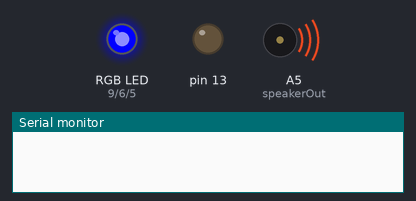
The sketch below on a simulated Arduino Uno, built with avr-gcc and run on an emulated ATmega328P. On the bench: an RGB LED mixed from three pins (HIGH = lit), output pins drawn as LEDs (lit = HIGH), buzzer (waves = sounding), the last lines printed to the serial monitor. Dim RGB values are drawn brighter than linear.

Above: at 0.9 s.
At 1.32 s:
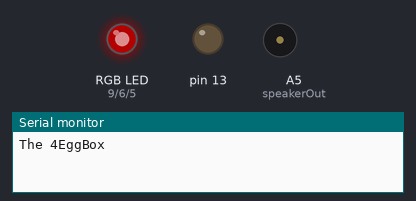
At 7.31 s:
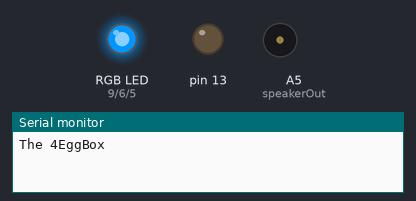
At 13.4 s:
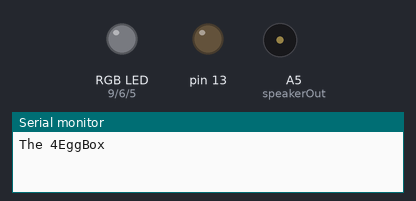
At 26.15 s:
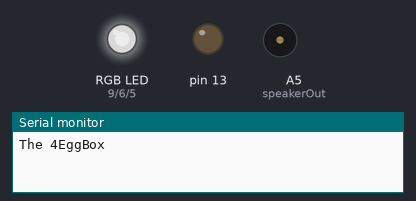
At 36.6 s:
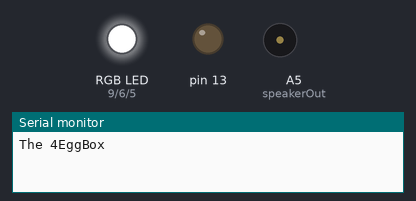
Timing chart, 0 to 40.0 s (numbered marks = the images above):
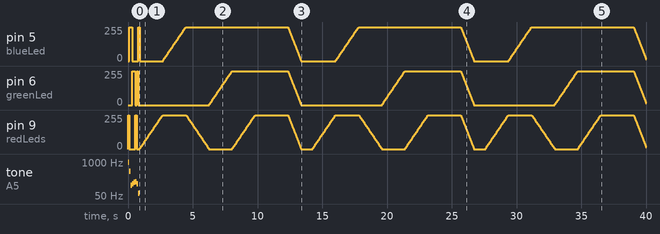

The sketch:

the_4egg_box_v3.ino
```cpp
#include <pitches_it.h>
#include <Narcoleptic.h>

const int speakerOut=A5;

/*** FADER**/
int redLeds = 9;           // the pin that the LED is attached to
int greenLed=6;      // Reverse pin
int blueLed=5;  //ledgroup 3
const int DelayTime=35; // 44 is good


// Boot Music
void taDa(){

  //Serial.println("TADA!");
  play(NOTE_SI5);
  play(NOTE_LA4);
  play(NOTE_DO3);

  playLong(NOTE_RE3);
  play(NOTE_MI3);
  play(NOTE_FA3);
  play(NOTE_RE3);
  //play(NOTE_MI2);
  /*
  play(NOTE_FA2);
  play(NOTE_SOL2);
  play(NOTE_LA2);
  play(NOTE_SI2);*/
  playLong(NOTE_DO2);

}

//TODO:  Rotating flashes for super duper start
//Make a ball of light spinning under the 3 led, slower then faster then disapear


void play(int n){
  analogWrite(greenLed,0);
  analogWrite(redLeds,0);
  analogWrite(blueLed,0);
  int lx= n%3;
  if(lx==0) {
    analogWrite(greenLed,255);
  }else if (lx==1){
    analogWrite(redLeds,255);
  }else {
    analogWrite(blueLed,255);
  }
  tone(speakerOut,n);
  delay(115);
  noTone(speakerOut);
  analogWrite(greenLed,0);
  analogWrite(redLeds,0);
  analogWrite(blueLed,0);

}

void playLong(int n){
  analogWrite(greenLed,0);
  analogWrite(redLeds,0);
  analogWrite(blueLed,0);
  int lx= n%3;
  if(lx==0) {
    analogWrite(greenLed,255);
  }else if (lx==1){
    analogWrite(redLeds,255);
  }else {
    analogWrite(blueLed,255);
  }
  tone(speakerOut,n);
  delay(115*(3/2));
  noTone(speakerOut);
  analogWrite(greenLed,0);
  analogWrite(redLeds,0);
  analogWrite(blueLed,0);

}


void setup(){
 pinMode(13, OUTPUT);
 pinMode(speakerOut, OUTPUT);
 pinMode(redLeds, OUTPUT);
 pinMode(greenLed,OUTPUT);
 taDa();
 Serial.begin(9600);
 Serial.println("The 4EggBox");
 Serial.println();
}

unsigned long lastToggredLedsBlinker;


void fadeOut(int pin, int fadeAmount){
  int brightness = 255;    // how bright the LED is
//  int fadeAmount = -5;    // how many points to fade the LED by

  while(brightness >0 ){
    brightness = brightness + fadeAmount;
    analogWrite(pin, brightness);
    delay(DelayTime);
  }
}

void fadeOut(int pin){
  fadeOut(pin, -5);
}

// Very slow, very nice
void fadeOut3(int pin1,int pin2, int pin3){
  int brightness = 255;    // how bright the LED is
  int fadeAmount = -2;    // how many points to fade the LED by

  while(brightness >2 ){
    brightness = brightness + fadeAmount;
    analogWrite(pin1, brightness);
    analogWrite(pin2, brightness);
    analogWrite(pin3, brightness);
    //delay(DelayTime+(255-brightness));
    delay(DelayTime/4);
  }
}


void fadeIn(int pin){
  int brightness = 0;    // how bright the LED is
  int fadeAmount = 5;    // how many points to fade the LED by

  while(brightness <255 ){
    brightness = brightness + fadeAmount;
    analogWrite(pin, brightness);
    delay(DelayTime);
  }
}


// #define DEBUG yeppa

void loop()
{


    /*** FADER PART */

    fadeIn(redLeds);
    fadeIn(blueLed);
    fadeOut(redLeds);
    fadeIn(greenLed);
    //fadeOut(blueLed);
    fadeIn(redLeds);
    //fadeIn(blueLed);
    delay(2500);
    fadeOut3(blueLed,greenLed,redLeds);
    // turn off all
    analogWrite(greenLed,0);
    analogWrite(redLeds,0);
    analogWrite(blueLed,0);
    // Nacolectic delay...consume less power and be happy
    Narcoleptic.delay(900);

    //delay(DelayTime);

}
```
